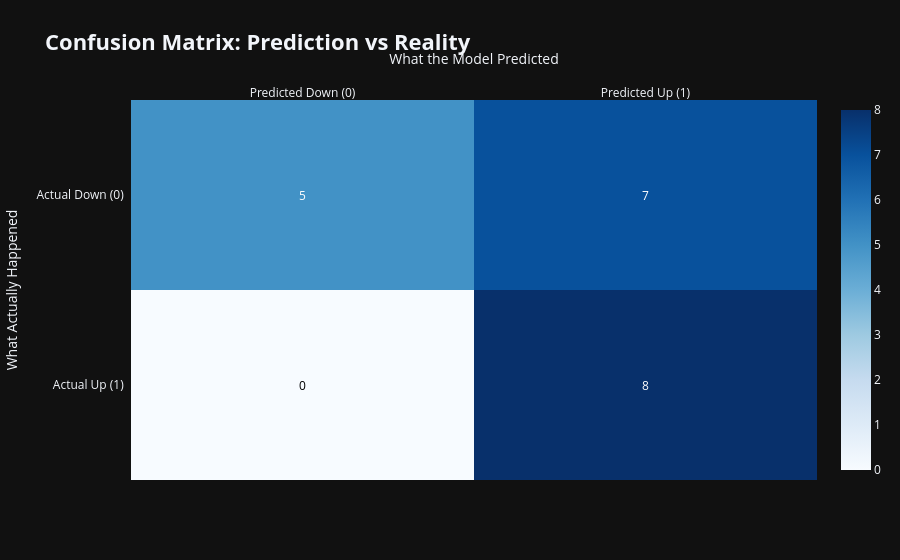

Notebook source saved alongside this figure:
### Code cell
# 1. Calculate the confusion matrix array
cm = confusion_matrix(y_test, y_pred)

# 2. Define labels for the axes
x_labels = ['Predicted Down (0)', 'Predicted Up (1)']
y_labels = ['Actual Down (0)', 'Actual Up (1)']

# 3. Create a stylized Heatmap using Plotly Figure Factory
fig_cm = ff.create_annotated_heatmap(
    z=cm, 
    x=x_labels, 
    y=y_labels, 
    colorscale='Blues', 
    showscale=True
)

fig_cm.update_layout(
    title="<b>Confusion Matrix: Prediction vs Reality</b>",
    template='plotly_dark',
    title_font_size=22,
    xaxis=dict(title='What the Model Predicted'),
    yaxis=dict(title='What Actually Happened', autorange='reversed')
)

fig_cm.show()

### Figure 1 — Plotly figure (JSON) as saved in the notebook; plotly's stock layout.template omitted (floating-point values rounded to 4 significant figures)
{"data": [{"colorscale": [[0, "rgb(247,251,255)"], [0.125, "rgb(222,235,247)"], [0.25, "rgb(198,219,239)"], [0.375, "rgb(158,202,225)"], [0.5, "rgb(107,174,214)"], [0.625, "rgb(66,146,198)"], [0.75, "rgb(33,113,181)"], [0.875, "rgb(8,81,156)"], [1, "rgb(8,48,107)"]], "reversescale": false, "showscale": true, "type": "heatmap", "x": ["Predicted Down (0)", "Predicted Up (1)"], "y": ["Actual Down (0)", "Actual Up (1)"], "z": [[5, 7], [0, 8]]}], "layout": {"annotations": [{"font": {"color": "#FFFFFF"}, "showarrow": false, "text": "5", "x": "Predicted Down (0)", "xref": "x", "y": "Actual Down (0)", "yref": "y"}, {"font": {"color": "#FFFFFF"}, "showarrow": false, "text": "7", "x": "Predicted Up (1)", "xref": "x", "y": "Actual Down (0)", "yref": "y"}, {"font": {"color": "#000000"}, "showarrow": false, "text": "0", "x": "Predicted Down (0)", "xref": "x", "y": "Actual Up (1)", "yref": "y"}, {"font": {"color": "#FFFFFF"}, "showarrow": false, "text": "8", "x": "Predicted Up (1)", "xref": "x", "y": "Actual Up (1)", "yref": "y"}], "title": {"font": {"size": 22}, "text": "<b>Confusion Matrix: Prediction vs Reality</b>"}, "xaxis": {"dtick": 1, "gridcolor": "rgb(0, 0, 0)", "side": "top", "ticks": "", "title": {"text": "What the Model Predicted"}}, "yaxis": {"autorange": "reversed", "dtick": 1, "ticks": "", "ticksuffix": "  ", "title": {"text": "What Actually Happened"}}}}
